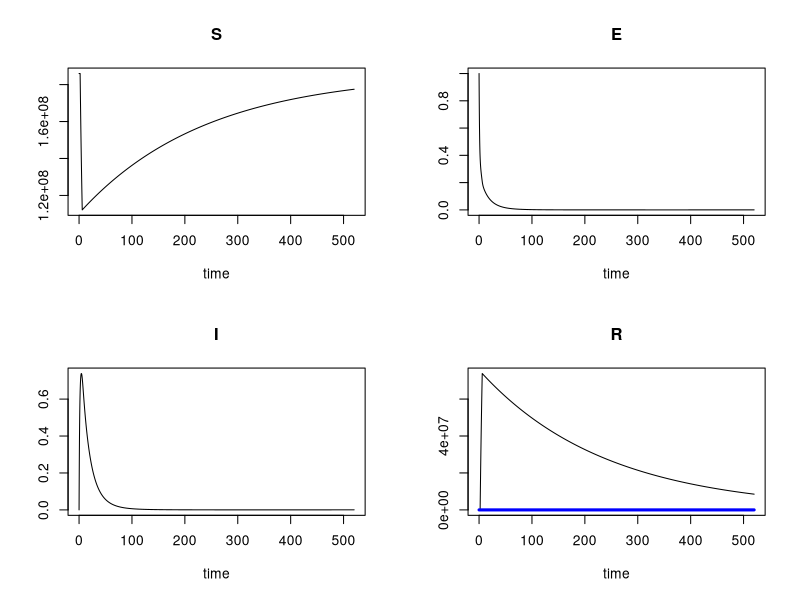
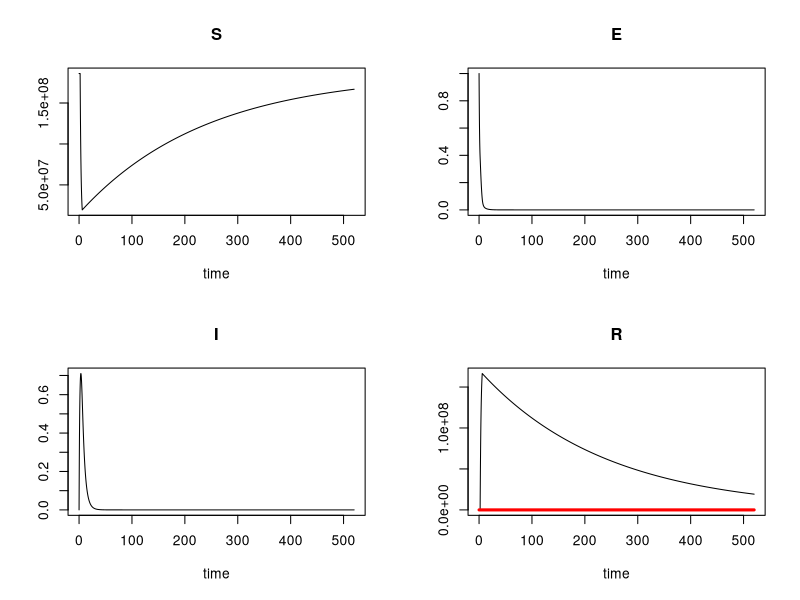
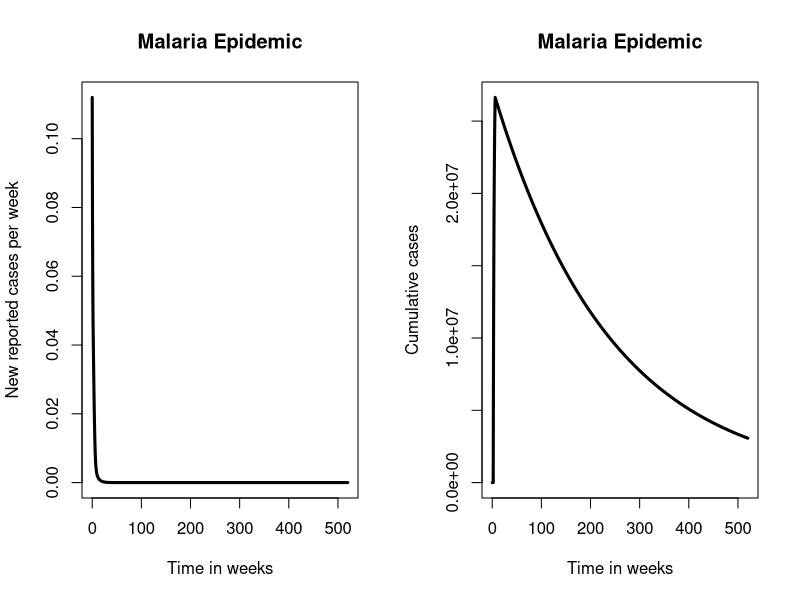

Recreate these plots in R, in order.
#MALARIA MODEL R CODE 18 MARCH 2018
version # version.string R version 3.4.2 (2017-09-28) #nickname       Short Summer

# 1. BASIC MODEL

#CLEAR WORKSPACE
rm(list=ls())

#LOAD REQUIRED LIBRARIES
library(deSolve)
library(ggplot2)

#MODEL TIME PERIOD = 10 (in years)
period <- 520 #weeks
times <- seq(0, period, by = (1/7)) # in weeks, by 1 day intervals

bednet <- c(0.35,0.7)
vaccines <- c(0.4,0.9)
colorvec <- c("blue", "red")

for (i in 1:2) {
  
  #MODEL PARAMETERS
  parameters <- c(mui=(1/(54*52)),  # birth rate (1/life expectancy)
                  muo=(1/(54*52)),  # death rate (1/life expectancy)
                  R0=1.1,              # basic reproduction number
                  omega=(1/(5*52)),    # rate of loss of immunity = 1/(average duration of immunity)
                  gamma=7/10,          # rate of movement from latent to infectious stage = 1/(average latent period)
                  nui=35*7/1000,       # rate of recovery = 1/(average duration of infection)
                  report=16/100,       # proportion of all infections that are reported
                  amp=0,               # relative amplitude of seasonal forcing
                  phi=30,               # week of peak in seasonal forcing
                  
                  week_net = 1,        #week of commencing intervention (ITNs)
                  net_cov = .70,        #ITN coverage
                  #net_eff = .50,        #ITN efficacy in reducing malaria
                  net_eff = bednet[i],
                  #vac_cov_i = 0.5,     # coverage of vaccine campaign
                  vac_cov_i = vaccines[i],
                  campaignweeks = 4   # time taken to reach target coverage
  )
  
  # MODEL INITIAL CONDITIONS
  initP<-186000000 # population size
  initE<-1 # Exposed
  initI<-0 # Infectious
  initR<-0 # Recovered
  
  #INITIAL SUSCEPTIBLE COMPARTMENT
  initS<-initP-initE-initI-initR # Susceptible (non-immune)
  
  #DEFINE THE MODEL COMPARTMENTS
  state <- c(S = initS, E=initE, I = initI,R = initR)
  
  # MODEL FUNCTION, TO SOLVE THE EQUATIONS
  malaria<-function(t, state, parameters) 
  {
    with(as.list(c(state, parameters)),
         {
           
           # DEFINE VARIABLES
           P <- (S+E+I+R)
           seas<-1+amp*cos(2*pi*(t-phi)/52)
           beta<-R0*(muo+nui)*(gamma+muo)/gamma
           
           net_cov <- (t>=(0 +week_net))*net_cov
           bednet <- (1-net_eff*net_cov)
           
           vac_rate <- (-log(1-vac_cov_i)/campaignweeks)
           vaccinate <- (t>=(1 +week_net))*(t<=1 +week_net+campaignweeks)*vac_rate
           
           lam <- beta*seas*I/P
           
           # RATE OF CHANGE
           dS <- mui*P-muo*S-lam*S+omega*R-vaccinate*S
           dE <- -muo*E+lam*S-gamma*E
           dI <- -muo*I+gamma*E-nui*I
           dR <- -muo*R+nui*I-omega*R+vaccinate*S
           
           # RETURN THE RATE OF CHANGE
           list(c(dS, dE, dI, dR))
         }
    ) 
    
  }
  
  #MODEL OUTPUT
  # run the model
  out <- ode(y = state, times = times, func = malaria, parms = parameters)
  # a simple plot of the model output
  plot(out)
  
  # MORE MODEL OUTPUTS
  # total population
  pop<-out[,"S"]+out[,"E"]+out[,"I"]+out[,"R"]
  # weekly incidence
  inc <- parameters["report"]*parameters["gamma"]*out[,"E"]
  
  
  time <-out[,"time"]
  
  # label the axes  # make a new panel
  lines(time,col = colorvec[i],inc,type='l',lwd=3,main = "Malaria Epidemic",
        xlab = "Time in weeks",ylab="New reported cases per week")
  # plot the data with the model output
}

par(mfrow=c(1,2))
plot(time,inc,type='l',lwd=3,main = "Malaria Epidemic",xlab = "Time in weeks",ylab="New reported cases per week")

# plot cumulative reports
cumulativereports<- parameters["report"]*out[,"R"]
plot(time,cumulativereports,type='l',lwd=3,main = "Malaria Epidemic",xlab = "Time in weeks",ylab="Cumulative cases") 
